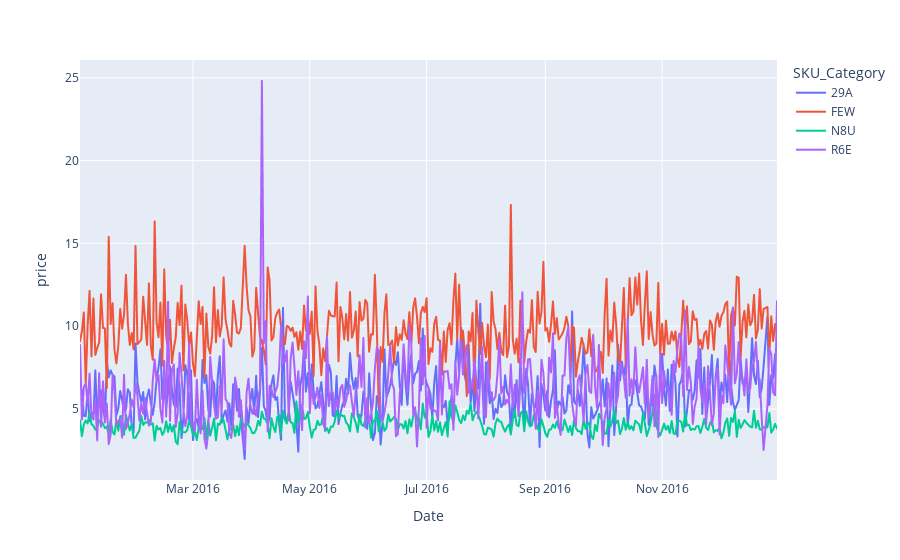

The notebook cell this image was saved under:
### Code cell
fig = px.line(df, x='Date', y='price',color = 'SKU_Category')
fig.show()

### Figure 1 — Plotly figure (JSON) as saved in the notebook; plotly's stock layout.template omitted (floating-point values rounded to 4 significant figures; data arrays with more than 128 entries replaced by an {"elided": "..."} marker saying what was removed)
{"data": [{"hovertemplate": "SKU_Category=29A<br>Date=%{x}<br>price=%{y}<extra></extra>", "legendgroup": "29A", "line": {"color": "#636efa", "dash": "solid"}, "marker": {"symbol": "circle"}, "mode": "lines", "name": "29A", "showlegend": true, "type": "scattergl", "x": {"elided": "363 str values"}, "xaxis": "x", "y": {"elided": "363 float values"}, "yaxis": "y"}, {"hovertemplate": "SKU_Category=FEW<br>Date=%{x}<br>price=%{y}<extra></extra>", "legendgroup": "FEW", "line": {"color": "#EF553B", "dash": "solid"}, "marker": {"symbol": "circle"}, "mode": "lines", "name": "FEW", "showlegend": true, "type": "scattergl", "x": {"elided": "363 str values"}, "xaxis": "x", "y": {"elided": "363 float values"}, "yaxis": "y"}, {"hovertemplate": "SKU_Category=N8U<br>Date=%{x}<br>price=%{y}<extra></extra>", "legendgroup": "N8U", "line": {"color": "#00cc96", "dash": "solid"}, "marker": {"symbol": "circle"}, "mode": "lines", "name": "N8U", "showlegend": true, "type": "scattergl", "x": {"elided": "363 str values"}, "xaxis": "x", "y": {"elided": "363 float values"}, "yaxis": "y"}, {"hovertemplate": "SKU_Category=R6E<br>Date=%{x}<br>price=%{y}<extra></extra>", "legendgroup": "R6E", "line": {"color": "#ab63fa", "dash": "solid"}, "marker": {"symbol": "circle"}, "mode": "lines", "name": "R6E", "showlegend": true, "type": "scattergl", "x": {"elided": "363 str values"}, "xaxis": "x", "y": {"elided": "363 float values"}, "yaxis": "y"}], "layout": {"legend": {"title": {"text": "SKU_Category"}, "tracegroupgap": 0}, "margin": {"t": 60}, "xaxis": {"anchor": "y", "domain": [0, 1], "title": {"text": "Date"}}, "yaxis": {"anchor": "x", "domain": [0, 1], "title": {"text": "price"}}}}
